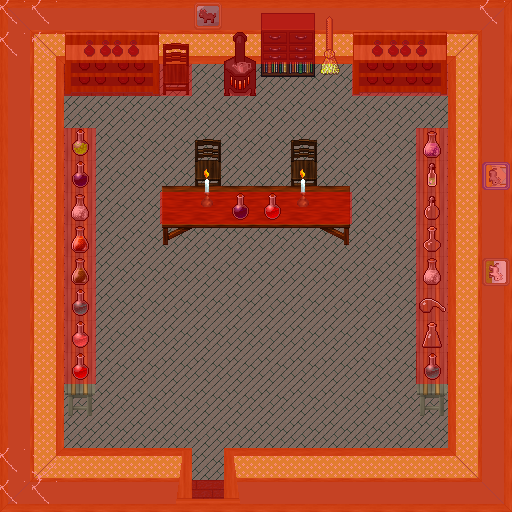

A level layout from a 2D game, rendered from its tile map. Below: a short description, then the map file with tile-grid data replaced by summaries:
An orthogonal 16x16 tile map with 32x32 px tiles, 8 tile layers (0_floor, 1_terrain, 2_object, 3_roof, ...), 18 tilesets.

<map version="1.4" tiledversion="2020.06.25" orientation="orthogonal" renderorder="right-down" width="16" height="16" tilewidth="32" tileheight="32" infinite="0" nextlayerid="9" nextobjectid="1">
 <tileset firstgid="1" name="collision" tilewidth="32" tileheight="32" tilecount="1" columns="1">
  <image source="../../tileset/logic/collision.png" width="32" height="32" />
 </tileset>
 <tileset firstgid="2" name="wood_trim" tilewidth="32" tileheight="32" tilecount="50" columns="10">
  <image source="../../tileset/building/wall/wood_trim.png" width="320" height="160" />
 </tileset>
 <tileset firstgid="52" name="wallpapers" tilewidth="32" tileheight="32" tilecount="25" columns="5">
  <image source="../../tileset/building/wall/wallpapers.png" width="160" height="160" />
 </tileset>
 <tileset firstgid="77" name="floor_tiles" tilewidth="32" tileheight="32" tilecount="9" columns="3">
  <image source="../../tileset/ground/indoor/floor_tiles.png" width="96" height="96" />
 </tileset>
 <tileset firstgid="86" name="wooden_rustic" tilewidth="32" tileheight="32" tilecount="8" columns="4">
  <image source="../../tileset/furniture/chair/wooden_rustic.png" width="128" height="64" />
 </tileset>
 <tileset firstgid="94" name="warmer" tilewidth="32" tileheight="32" tilecount="2" columns="1">
  <image source="../../tileset/furniture/kitchen/warmer.png" width="32" height="64" />
 </tileset>
 <tileset firstgid="96" name="lights_candle" tilewidth="32" tileheight="32" tilecount="36" columns="6">
  <image source="../../tileset/furniture/light/lights_candle.png" width="192" height="192" />
 </tileset>
 <tileset firstgid="132" name="cats" tilewidth="32" tileheight="32" tilecount="3" columns="3">
  <image source="../../tileset/furniture/picture/cats.png" width="96" height="32" />
 </tileset>
 <tileset firstgid="135" name="dark_bottle_shelf" tilewidth="32" tileheight="32" tilecount="6" columns="3">
  <image source="../../tileset/furniture/shelve/dark_bottle_shelf.png" width="96" height="64" />
 </tileset>
 <tileset firstgid="141" name="drawer_shelf" tilewidth="32" tileheight="32" tilecount="6" columns="2">
  <image source="../../tileset/furniture/shelve/drawer_shelf.png" width="64" height="96" />
 </tileset>
 <tileset firstgid="147" name="potions" tilewidth="32" tileheight="32" tilecount="9" columns="3">
  <image source="../../tileset/item/chemistry/potions.png" width="96" height="96" />
 </tileset>
 <tileset firstgid="156" name="empty_bottles" tilewidth="32" tileheight="32" tilecount="12" columns="4">
  <image source="../../tileset/item/chemistry/empty_bottles.png" width="128" height="96" />
 </tileset>
 <tileset firstgid="168" name="flask" tilewidth="32" tileheight="32" tilecount="3" columns="1">
  <image source="../../tileset/item/chemistry/flask.png" width="32" height="96" />
 </tileset>
 <tileset firstgid="171" name="brush" tilewidth="32" tileheight="32" tilecount="3" columns="1">
  <image source="../../tileset/item/brush.png" width="32" height="96" />
 </tileset>
 <tileset firstgid="174" name="webs" tilewidth="32" tileheight="32" tilecount="6" columns="2">
  <image source="../../tileset/building/decoration/webs.png" width="64" height="96" />
 </tileset>
 <tileset firstgid="180" name="skull_pot" tilewidth="32" tileheight="32" tilecount="2" columns="1">
  <image source="../../tileset/plant/indoor/skull_pot.png" width="32" height="64" />
 </tileset>
 <tileset firstgid="182" name="grey_long" tilewidth="32" tileheight="32" tilecount="4" columns="2">
  <image source="../../tileset/furniture/table/grey_long.png" width="64" height="64" />
 </tileset>
 <tileset firstgid="186" name="wooden_trestle" tilewidth="32" tileheight="32" tilecount="9" columns="3">
  <image source="../../tileset/furniture/table/wooden_trestle.png" width="96" height="96" />
 </tileset>
 <layer id="1" name="0_floor" width="16" height="16">
  <data>[256 cells, 256 non-empty, 4 distinct tile ids]</data>
 </layer>
 <layer id="2" name="1_terrain" width="16" height="16">
  <data>[256 cells, 151 non-empty, 31 distinct tile ids]</data>
 </layer>
 <layer id="3" name="2_object" width="16" height="16">
  <data>[256 cells, 47 non-empty, 39 distinct tile ids]</data>
 </layer>
 <layer id="4" name="3_roof" width="16" height="16">
  <data>[256 cells, 15 non-empty, 4 distinct tile ids]</data>
 </layer>
 <layer id="5" name="4_roof_add" width="16" height="16">
  <data>[256 cells, 3 non-empty, 2 distinct tile ids]</data>
 </layer>
 <layer id="6" name="objects" width="16" height="16">
  <data>[256 cells, 0 non-empty, 0 distinct tile ids]</data>
 </layer>
 <layer id="7" name="collision" width="16" height="16" opacity="0.43">
  <data>[256 cells, 141 non-empty, 1 distinct tile ids]</data>
 </layer>
 <layer id="8" name="protection" width="16" height="16">
  <data>[256 cells, 0 non-empty, 0 distinct tile ids]</data>
 </layer>
</map>
